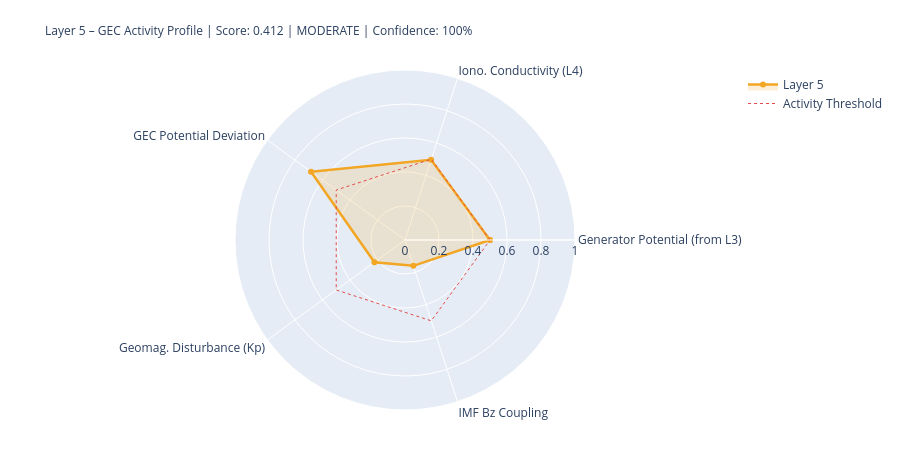

This figure's notebook cell:
### Markdown cell above
---
## 5. State Assessment & Handoff to Layer 6

### Code cell
# ============================================================
# LAYER-5-SCORE
# ============================================================

# Components
# 1) Generator activity (Layer-3-driven)
gen_score = norm(generator_strength, 0.3, 2.0)
gen_src   = 'from_layer3' if l3_thunder_score is not None else 'estimated'

# 2) Ionospheric conductivity (Layer-4-driven)
iono_score = norm(iono_cond_factor, 0.7, 1.4)
iono_src   = 'from_layer4' if l4_ioniz is not None else 'estimated'

# 3) GEC potential deviation from reference
pot_score = norm(abs(delta_V_pct), 0, 30)  # 0 = at reference, 1 = 30% deviation
pot_src   = 'derived'

# 4) Geomagnetic disturbance (Kp) – modulates vertical currents
kp_score = norm(kp_val, 0, 9)
kp_src   = 'primary' if kp_now is not None else 'from_layer4'

# 5) IMF Bz coupling (southward = stronger M-I coupling → GEC influence)
bz_score = norm(-(bz_now or 0), -5, 30) if bz_now is not None else None
bz_src   = 'primary' if bz_now is not None else 'missing'

COMPONENTS = {
    'Generator Potential (from L3)':  {'score': gen_score,   'source': 'derived_from_layer3', 'dynamic': True},
    'Iono. Conductivity (L4)':      {'score': iono_score,  'source': iono_src, 'dynamic': True},
    'GEC Potential Deviation':      {'score': pot_score,   'source': pot_src,  'dynamic': True},
    'Geomag. Disturbance (Kp)':         {'score': kp_score,    'source': kp_src,   'dynamic': True},
    'IMF Bz Coupling':               {'score': bz_score,    'source': bz_src,   'dynamic': True},
}

available   = {k: v['score'] for k, v in COMPONENTS.items() if v['score'] is not None}
unavailable = [k for k, v in COMPONENTS.items() if v['score'] is None]
layer5_score = round(sum(available.values()) / len(available), 4) if available else None
confidence   = round(len(available) / len(COMPONENTS), 2)
level = ('unknown' if layer5_score is None
         else 'quiet'   if layer5_score < 0.3
         else 'moderate' if layer5_score < 0.6
         else 'active')
dominant_l5 = max(available, key=available.get) if available else 'none'

# Kp consistency: separate 1-min raw value from score value
kp_1m_raw   = kp_now          # directly from API (can be 0.0 during live measurement)
kp_for_score = kp_val          # from Layer-0 context or estimated value if needed
kp_score_src = kp_src

W = 68
print('=' * W)
print('LAYER 5 – GLOBAL ELECTRIC CIRCUIT – STATE ASSESSMENT')
print('=' * W)
for name, comp in COMPONENTS.items():
    s = comp['score']
    if s is not None:
        bar = '█' * int(s*20) + '░' * (20-int(s*20))
        print(f'  {name:<34} {bar}  {s:.3f}  [{comp["source"]}]')
    else:
        print(f'  {name:<34} {"─"*20}  n/a   [missing]')
print('-' * W)
print(f'  Score:         {layer5_score:.3f}  ({len(available)}/{len(COMPONENTS)} components)')
print(f'  Confidence:    {confidence:.0%}')
print(f'  Level:         {level.upper()}')
print(f'  Dominant:      {dominant_l5}')
print(f'  V_iono:        {V_iono_mod:.1f} kV  (Δ {delta_V_pct:+.1f}% vs. Ref)')
print(f'  I_total:       {I_total_mod:.1f} A   (Δ {delta_I_pct:+.1f}% vs. Ref)')
print('=' * W)

# Radar
cats   = list(available.keys())
vals_r = list(available.values())
if len(cats) >= 3:
    fig = go.Figure()
    fig.add_trace(go.Scatterpolar(
        r=vals_r + [vals_r[0]], theta=cats + [cats[0]],
        fill='toself', fillcolor='rgba(242,166,35,0.18)',
        line=dict(color='#F2A623', width=2.5), name='Layer 5'
    ))
    fig.add_trace(go.Scatterpolar(
        r=[0.5]*(len(cats)+1), theta=cats+[cats[0]],
        line=dict(color='#E24B4A', dash='dot', width=1),
        mode='lines', name='Activity Threshold'
    ))
    fig.update_layout(
        title=dict(
            text=f'Layer 5 – GEC Activity Profile | Score: {layer5_score:.3f} | {level.upper()} | Confidence: {confidence:.0%}',
            font=dict(size=12)
        ),
        polar=dict(radialaxis=dict(visible=True, range=[0,1])),
        height=450, showlegend=True,
        margin=dict(l=80, r=80, t=70, b=40)
    )
    fig.show()

### Figure 1 — Plotly figure (JSON) as saved in the notebook; plotly's stock layout.template omitted (floating-point values rounded to 4 significant figures)
{"data": [{"fill": "toself", "fillcolor": "rgba(242,166,35,0.18)", "line": {"color": "#F2A623", "width": 2.5}, "name": "Layer 5", "r": [0.5, 0.4963, 0.6833, 0.2222, 0.1597, 0.5], "theta": ["Generator Potential (from L3)", "Iono. Conductivity (L4)", "GEC Potential Deviation", "Geomag. Disturbance (Kp)", "IMF Bz Coupling", "Generator Potential (from L3)"], "type": "scatterpolar"}, {"line": {"color": "#E24B4A", "dash": "dot", "width": 1}, "mode": "lines", "name": "Activity Threshold", "r": [0.5, 0.5, 0.5, 0.5, 0.5, 0.5], "theta": ["Generator Potential (from L3)", "Iono. Conductivity (L4)", "GEC Potential Deviation", "Geomag. Disturbance (Kp)", "IMF Bz Coupling", "Generator Potential (from L3)"], "type": "scatterpolar"}], "layout": {"height": 450, "margin": {"b": 40, "l": 80, "r": 80, "t": 70}, "polar": {"radialaxis": {"range": [0, 1], "visible": true}}, "showlegend": true, "title": {"font": {"size": 12}, "text": "Layer 5 – GEC Activity Profile | Score: 0.412 | MODERATE | Confidence: 100%"}}}
